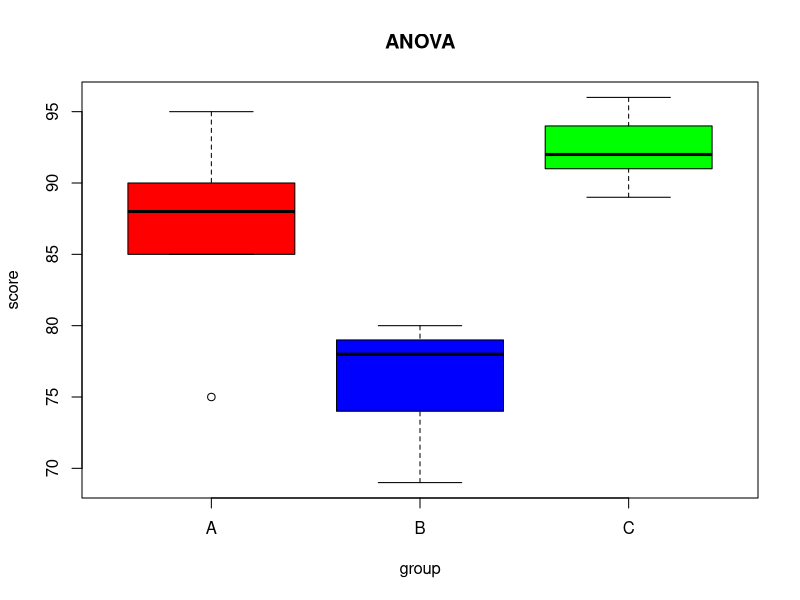

Here is the R script that generated this plot:
group <- c(rep("A",5), rep("B",5), rep("C",5))

score <- c(85,90,88,75,95,78,74,69,80,79,92,94,89,96,91)

data <- data.frame(group, score)

anova_model <- aov(score ~ group, data = data)

summary(anova_model)

boxplot(score ~ group,
        data = data,
        col = c("red","blue","green"),
        main = "ANOVA")
